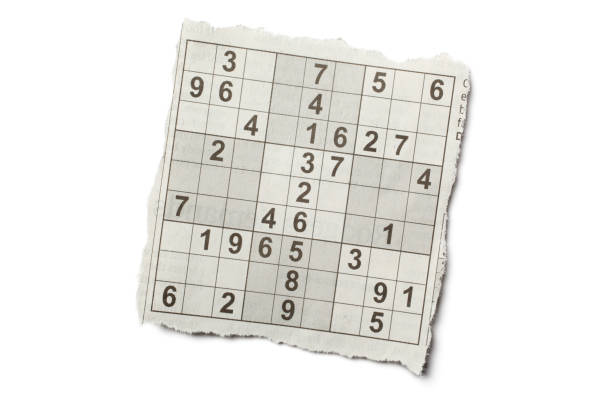
#> input picture Unsolved sudokus/sudoku.jpg, 612 x 408 px, found by its file name
$ jupyter execute --allow-errors 'sudoku model.ipynb'
#> lines starting #> are read from the running program, lines starting #| are printed output that depends on the picture; after the words box and inside, x2 and y2 are one past the last pixel; in counts of white or black regions, pixels touching at a corner belong together
[cell 1]
import numpy as np
import matplotlib.pyplot as plt
import cv2 as cv

[cell 2]
sudoku_colored = cv.imread('sudoku.jpg')
#> sudoku_colored is the input picture: shape (408, 612, 3); mean B, G, R 232, 235.4, 236.1
sudoku = cv.cvtColor(sudoku_colored,cv.COLOR_BGR2GRAY)
plt.imshow(sudoku,cmap='gray')

[cell 3]
blur = cv.bilateralFilter(sudoku.copy(),9,50,100)
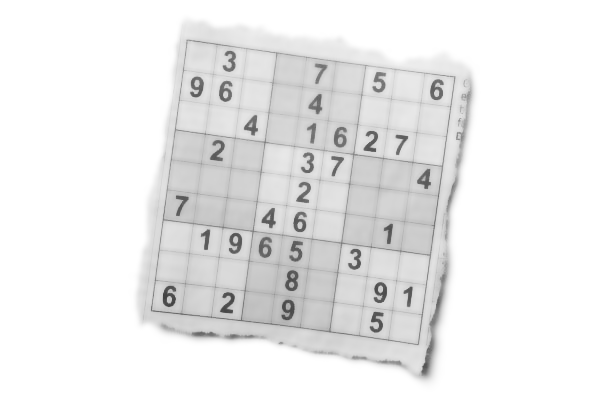
#> blur: shape (408, 612); min 63, max 255, mean 235.7
thresh = cv.adaptiveThreshold(blur,255,cv.ADAPTIVE_THRESH_GAUSSIAN_C,cv.THRESH_BINARY,11,2)
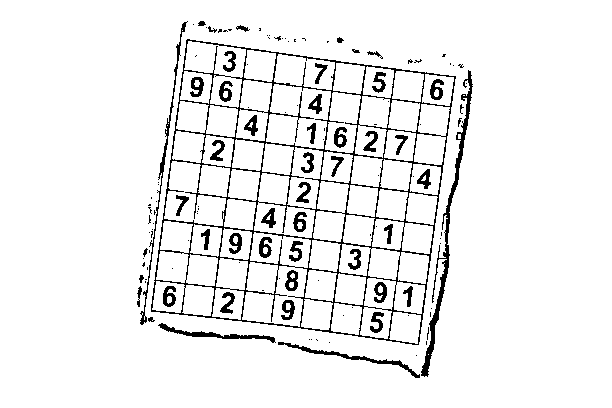
#> thresh: shape (408, 612); 93.6% white; 130 black regions (82 under 20 px), largest, box (x1, y1, x2, y2) and area: (151, 39, 456, 345) 7572, (421, 70, 473, 377) 1512, (140, 21, 188, 325) 646
plt.imshow(thresh,cmap='gray')

[cell 4]
thresh = cv.bitwise_not(thresh, thresh)
kernel = np.ones((3,3),np.uint8)
thresh = cv.dilate(thresh, kernel)
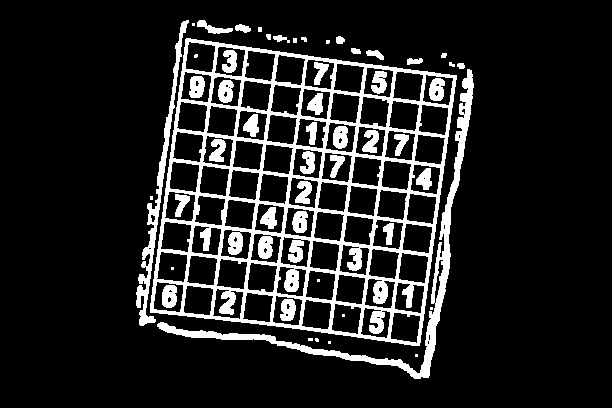
#> thresh: shape (408, 612); 13.8% white; 52 white regions (12 under 20 px)
plt.imshow(thresh,cmap='gray')

[cell 5]
contours, h = cv.findContours(thresh.copy(), cv.RETR_EXTERNAL, cv.CHAIN_APPROX_SIMPLE)
#> contours = 25 contours, 14 with area under 20; largest, box (x1, y1, x2, y2) and area: (150, 38, 457, 346) 74312, (157, 69, 474, 379) 3972, (136, 20, 189, 326) 1586, (197, 20, 233, 34) 165, (366, 50, 384, 60) 82; h = 25 rows, first 6: [1, -1, -1, -1], [2, 0, -1, -1], [3, 1, -1, -1], [4, 2, -1, -1], [5, 3, -1, -1], [6, 4, -1, -1]
contours = sorted(contours, key=cv.contourArea, reverse=True)
polygon = contours[0]
#> polygon = contour of 289 points, box (x1, y1, x2, y2) (150, 38, 457, 346), area 74312

[cell 6]
def findcorners(polygon):
    maxi = -1
    br = []
    tr = []
    bl = []
    tl = []
    for p in polygon:
        point = p[0]
        if(point[0] + point[1] > maxi):
            maxi = point[0] + point[1]
            br = point
#> this loop made 289 passes
#> (maxi, br) on passes 1, 3, 5, 7, 9, 11, 13, 15, 17, 19, 21, 23: (224, [186, 38]), (231, [185, 46]), (238, [184, 54]), (245, [183, 62]), (252, [182, 70]), (257, [181, 76]), (264, [180, 84]), (270, [179, 91]), (278, [178, 100]), (283, [177, 106]), (289, [176, 113]), (295, [175, 120])
#> maxi on pass 106: 627
#> after the loop, br = [419, 345]; maxi = 764

    maxi = -1
    for p in polygon:
        point = p[0]
        if(point[0] - point[1] > maxi):
            maxi = point[0] - point[1]
            tr = point
#> this loop made 289 passes
#> (maxi, tr) on passes 1, 159, 160, 161, 162, 163, 164, 165, 166, 167, 168, 169: (148, [186, 38]), (152, [428, 276]), (154, [429, 275]), (160, [429, 269]), (162, [430, 268]), (168, [430, 262]), (170, [431, 261]), (177, [431, 254]), (179, [432, 253]), (186, [432, 246]), (188, [433, 245]), (194, [433, 239])
#> maxi on pass 198: 312
#> after the loop, maxi = 381; tr = [456, 75]

    mini = 1e9
    for p in polygon:
        point = p[0]
        if(point[0] + point[1] < mini):
            mini = point[0] + point[1]
            tl = point
#> this loop made 289 passes
#> point on passes 2 to 13: [185, 39], [185, 46], [184, 47], [184, 54], [183, 55], [183, 62], [182, 63], [182, 70], [181, 71], [181, 76], [180, 77], [180, 84]
#> after the loop, mini = 224

    mini = 1e9
    for p in polygon:
        point = p[0]
        if(point[0] - point[1] < mini):
            mini = point[0] - point[1]
            bl = point
#> this loop made 289 passes
#> (mini, bl) on passes 1 to 12: (148, [186, 38]), (146, [185, 39]), (139, [185, 46]), (137, [184, 47]), (130, [184, 54]), (128, [183, 55]), (121, [183, 62]), (119, [182, 63]), (112, [182, 70]), (110, [181, 71]), (105, [181, 76]), (103, [180, 77])
#> after the loop, mini = -162

    return tl ,tr , bl , br

[cell 7]
tl , tr, bl , br = findcorners(polygon)
#> tl = [186, 38]; tr = [456, 75]; bl = [150, 312]; br = [419, 345]
largestcontour = cv.circle(sudoku,tr,5,(0,0,255),-1)
largestcontour = cv.circle(largestcontour,tl,5,(0,0,255),-1)
#> largestcontour: shape (408, 612); min 0, max 255, mean 235.1
largestcontour = cv.circle(largestcontour,br,5,(0,0,255),-1)
#> largestcontour: shape (408, 612); min 0, max 255, mean 235
largestcontour = cv.circle(largestcontour,bl,5,(0,0,255),-1)
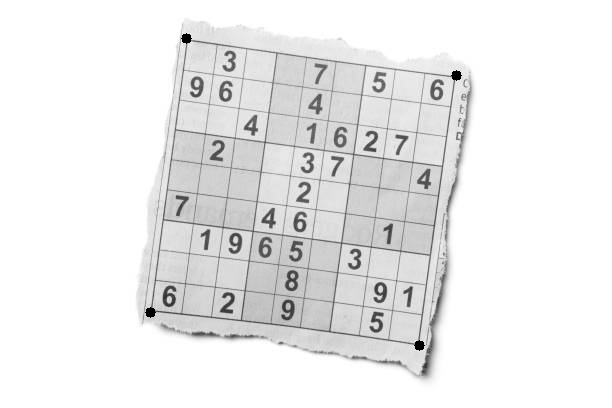
#> largestcontour: shape (408, 612); min 0, max 255, mean 235
plt.imshow(largestcontour,cmap='gray')

[cell 8]
largestcontour.shape
#> Out = (408, 612)

[cell 9]
transform_matrix = cv.getPerspectiveTransform(np.array([tl,tr,bl,br],np.float32),np.array([[0,0],[630,0],[0,630],[630,630]],np.float32))
#> transform_matrix = [[2.24, 0.294, -427.4], [-0.305, 2.22, -27.82], [-4.74e-05, -2.66e-05, 1]]
extracted_sudoku = cv.warpPerspective(largestcontour,transform_matrix,(630,630))
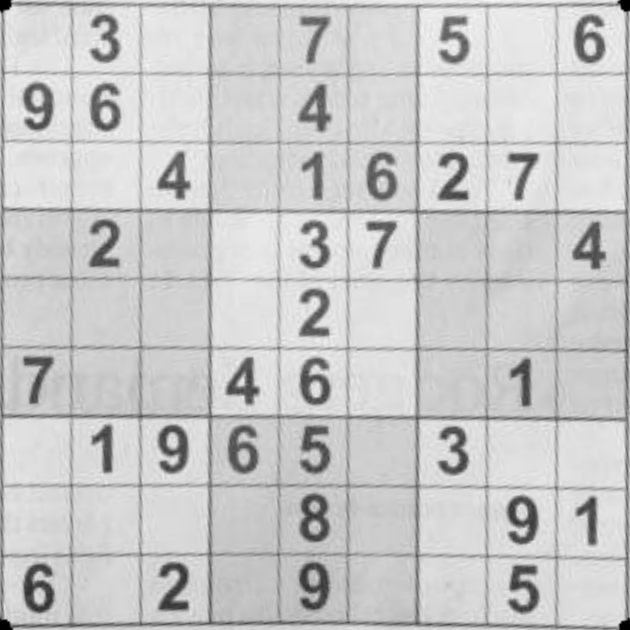
#> extracted_sudoku: shape (630, 630); min 0, max 249, mean 199.9
plt.imshow(extracted_sudoku,cmap='gray')

[cell 10]
extracted_sudoku = cv.bilateralFilter(extracted_sudoku,11,20,20)

[cell 11]
digits_images = []
for i in range(9):
    for j in range(9):
        digit = extracted_sudoku[70*i:70*(i+1),70*j:70*(j+1)]
        digits_images.append(digit[7:64,7:64])
#> after the loop, digits_images = 81 items

[cell 12]
fig , ax = plt.subplots(9,9,figsize=(10,10),sharex=True,sharey=True)
i = 0
for digit in digits_images:
    ax[i//9][i%9].imshow(digit,cmap='gray')
    i = i + 1
#> this loop made 81 passes
#> after the loop, i = 81
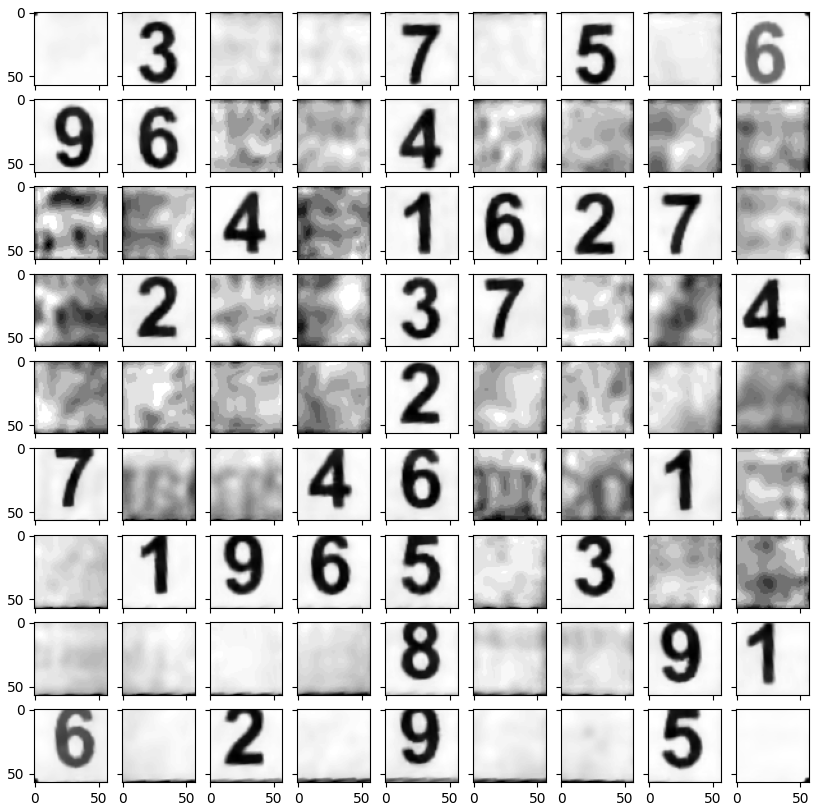
#> figure drawn by matplotlib, 81 panels

[cell 13]
count = 0

[cell 14]
def extract_digit(img):
    global count
    digit = img.copy()
    digit = cv.GaussianBlur(digit,(11,11),0)
    digit = cv.blur(digit,(5,5))
    digit = cv.adaptiveThreshold(digit,255,cv.ADAPTIVE_THRESH_GAUSSIAN_C,cv.THRESH_BINARY_INV,15,2)
    # digit = cv.dilate(digit, kernel)
    contours, _= cv.findContours(digit.copy(), cv.RETR_EXTERNAL, cv.CHAIN_APPROX_SIMPLE)
    if not contours :
        return np.zeros((128,128))
    largestcontour = max(contours, key=cv.contourArea)
    if cv.contourArea(largestcontour) > 210:
        x, y, w, h = cv.boundingRect(largestcontour)
        digit = digit[y:y+h, x:x+w]
        digit = cv.copyMakeBorder(digit,7,7,7,7,0)
        digit = cv.resize(digit, (128, 128))
        count += 1
        return digit
    else:
        return np.zeros((128,128))

[cell 15]
i = 0
extracted_digits = []
for digit in digits_images:
    extracted_digit = extract_digit(digit)
    extracted_digits.append(np.array(extracted_digit))
    i = i + 1
#> this loop made 81 passes
#> contours in extract_digit on passes 3 to 4: 3 contours, all with area under 20, 8 contours, all with area under 20
#> largestcontour in extract_digit on pass 1: [[0, 0], [0, 3], [3, 3], [3, 0]]
#> pass 1, in extract_digit, `digit = cv.adaptiveThreshold(digit,255,cv.ADAPTIVE_THRESH_GAUSSIAN_C,c..`:
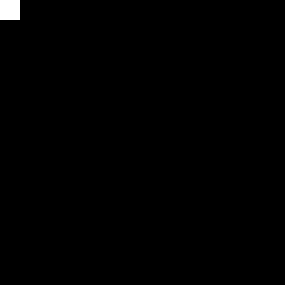
#> digit: shape (57, 57) (shown 5 times larger); 0.49% white; 1 white region (1 under 20 px)

[cell 16]
print(f"{count} digits found in given sudoku")
#| 33 digits found in given sudoku

[cell 17]
extracted_digits = 255 - np.array(extracted_digits)

[cell 18]
extracted_digits.shape
#> Out = (81, 128, 128)

[cell 19]
from keras.models import load_model

#> (a cell that did not finish here is left out)

[cell 21]
def predictNumber(img):
    if img.sum()/255 == 128*128:
        return [0 , 1]
    else:
        sample = np.reshape(img,(1,128,128,1)) / 255.0
        y_pred = model.predict(sample,verbose=0)
        y_hat = np.argmax(y_pred,axis=1)
        if np.max(y_pred,axis=1) > 0.95:
            return [y_hat[0] , np.max(y_pred,axis=1)]
        else:
            return [0 , np.max(y_pred,axis=1)]

[cell 22]
fig , ax = plt.subplots(9,9,figsize=(15,15),sharex=True,sharey=True)
i = 0
grid = []
#> (the rest of this cell did not finish here and is left out)

[cell 23]
sudoku_grid = []
sudoku_grid.append(grid[:9])
sudoku_grid.append(grid[9:18])
sudoku_grid.append(grid[18:27])
sudoku_grid.append(grid[27:36])
sudoku_grid.append(grid[36:45])
sudoku_grid.append(grid[45:54])
sudoku_grid.append(grid[54:63])
sudoku_grid.append(grid[63:72])
sudoku_grid.append(grid[72:])

[cell 24]
sudoku_grid
#> Out = [['0'], [], [], [], [], [], [], [], []]

[cell 25]
def is_valid(board, row, col, num):
    for i in range(9):
        if board[row][i] == num or board[i][col] == num:
            return False
    start_row, start_col = 3 * (row // 3), 3 * (col // 3)
    for i in range(3):
        for j in range(3):
            if board[start_row + i][start_col + j] == num:
                return False
    return True


def solve_sudoku(board):
    for row in range(9):
        for col in range(9):
            if board[row][col] == '0':
                for num in map(str, range(1, 10)):
                    if is_valid(board, row, col, num):
                        board[row][col] = num
                        if solve_sudoku(board):
                            return True
                        board[row][col] = '0'
                return False
    return True


def print_board(board):
    for row in board:
        print(" ".join(row))

#> (a cell that did not finish here is left out)

[cell 27]
final_image = np.zeros((630,630,3))
#> final_image: shape (630, 630, 3) float64; every value is 0

#> (the rest of this cell did not finish here and is left out)

[cell 28]
plt.imshow(final_image);

[cell 29]
largest_contour = np.array([tl , tr, bl , br],dtype=np.float32)
overlay_matrix = cv.getPerspectiveTransform(np.array([[0,0],[630,0],[0,630],[630,630]],np.float32), largest_contour)
overlay_image = cv.warpPerspective(final_image,overlay_matrix,(sudoku.shape[1],sudoku.shape[0]))
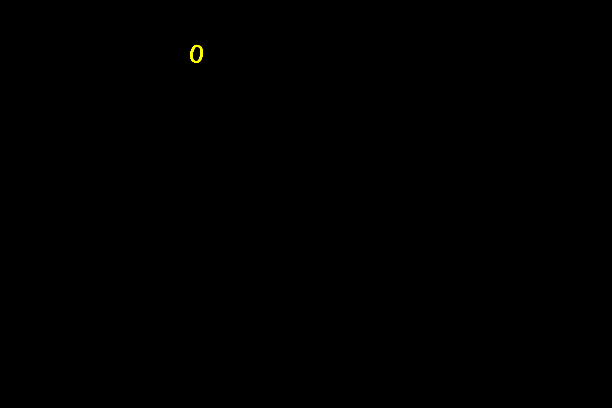
#> overlay_image: shape (408, 612, 3) float64; mean of channels 0, 1, 2 0, 0.1, 0.1; drawn as B, G, R

[cell 30]
overlayed_sudoku = cv.addWeighted(np.asarray(overlay_image,np.uint8),1,np.asarray(sudoku_colored,np.uint8),0.6,1)
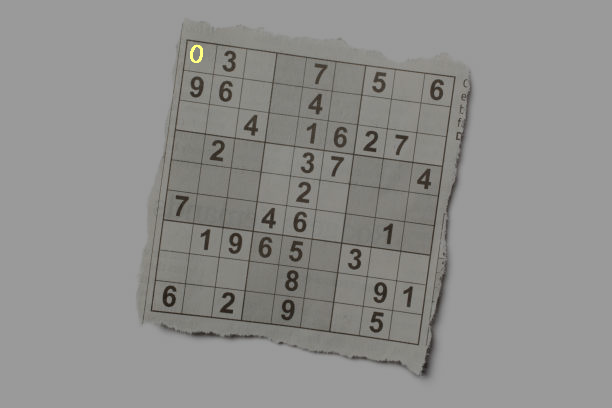
#> overlayed_sudoku: shape (408, 612, 3); mean of channels 0, 1, 2 140.2, 142.3, 142.7; drawn as B, G, R

[cell 31]
plt.imshow(overlayed_sudoku);
cv.imwrite('Output.jpg',overlayed_sudoku)
#> Out = True
